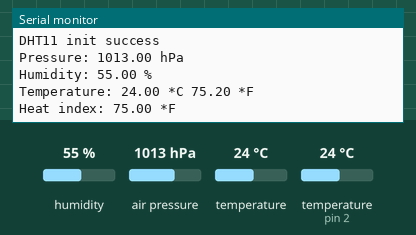
A sketch run on a simulated Arduino Uno, built with avr-gcc and run on an emulated ATmega328P. Parts: the last lines printed to the serial monitor. The test bench sets the inputs (shaded band); at power-on: humidity 55 %, air pressure 1013 hPa, temperature (sensor on pin 2) 24 °C, temperature 24 °C.

Above: at 6.0 s.
6.1 s: humidity set to 22 %
At 10.3 s:
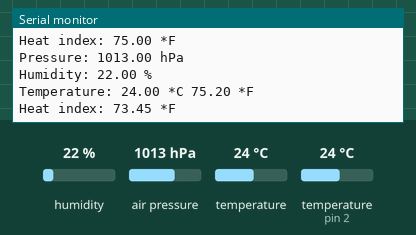
10.5 s: air pressure set to 952 hPa
14.9 s: temperature (sensor on pin 2) set to 12 °C
At 19.2 s:
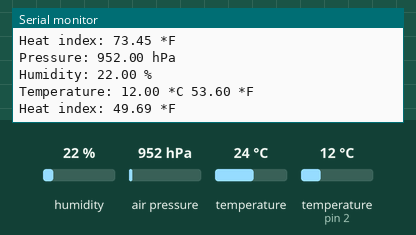
19.3 s: air pressure set to 975 hPa
23.7 s: humidity set to 40 %
At 26.5 s:
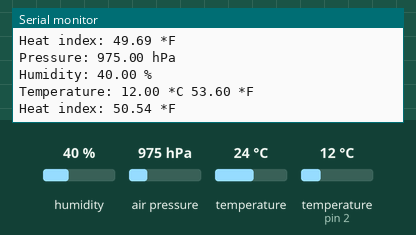
Timing chart, 0 to 28.0 s (numbered marks = the images above; inputs shaded):
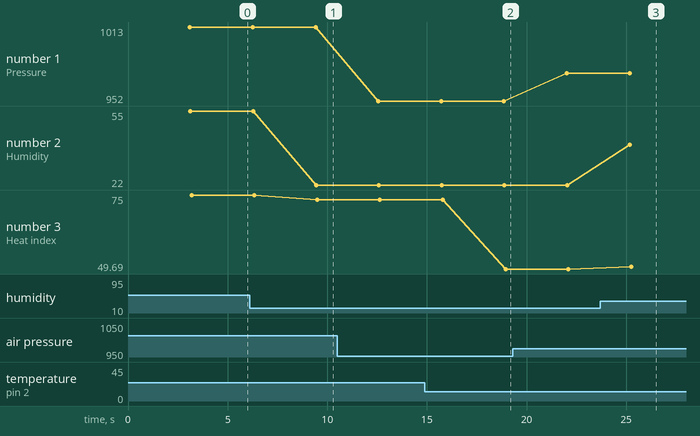

Measured:
- after the input at 6.1 s, the serial monitor: prints a new line after 3.3 s (image 1)
- after the input at 14.9 s, the serial monitor: prints a new line after 4.0 s (image 2)
- after the input at 23.7 s, the serial monitor: prints a new line after 1.5 s (image 3)
- plotted number 1: 1013 → 952 after the input at 10.5 s, 952 → 975 after the input at 19.3 s
- plotted number 2: 55 → 22 after the input at 6.1 s, 22 → 40 after the input at 23.7 s
- plotted number 3: 75 → 73.45 after the input at 6.1 s, 73.45 → 49.69 after the input at 14.9 s, 49.69 → 50.54 after the input at 23.7 s

The sketch:

1._drone_weather_station.ino
```cpp
#include "DHT.h"
#include <Wire.h>
#include <SFE_BMP180.h>

#define DHTPIN 2
#define DHTTYPE DHT11

DHT dht(DHTPIN, DHTTYPE);
SFE_BMP180 bmp180;

void setup() {
  Serial.begin(9600);
  Serial.println("Initializing..");

  dht.begin();

  bool success = bmp180.begin();
  if (success) {
    Serial.println("BMP180 init success");
    Serial.println("DHT11 init success");
  } else {
    Serial.println("BMP180 init failed");
  }
}

void loop() {
  Serial.flush();
  delay(2000);

  // Reading temperature or humidity from DHT11
  float h = dht.readHumidity();
  float t = dht.readTemperature();         // Celsius
  float f = dht.readTemperature(true);     // Fahrenheit

  if (isnan(h) || isnan(t) || isnan(f)) {
    Serial.println("Failed to read from DHT sensor!");
    return;
  }

  // Compute heat index in Fahrenheit
  float hi = dht.computeHeatIndex(f, h);

  char status;
  double T, P;

  // Reading temperature and pressure from BMP180
  status = bmp180.startTemperature();
  if (status != 0) {
    delay(1000);
    status = bmp180.getTemperature(T);

    if (status != 0) {
      status = bmp180.startPressure(3);

      if (status != 0) {
        delay(status);
        status = bmp180.getPressure(P, T);

        if (status != 0) {
          Serial.print("Pressure: ");
          Serial.print(P);
          Serial.println(" hPa");
        } else {
          Serial.println("Failed to get pressure");
        }
      } else {
        Serial.println("Failed to start pressure reading");
      }
    } else {
      Serial.println("Failed to get temperature from BMP180");
    }
  } else {
    Serial.println("Failed to start temperature reading from BMP180");
  }

  // Display results from DHT11
  Serial.print("Humidity: ");
  Serial.print(h);
  Serial.println(" %	");

  Serial.print("Temperature: ");
  Serial.print(t);
  Serial.print(" *C ");
  Serial.print(f);
  Serial.println(" *F	");

  Serial.print("Heat index: ");
  Serial.print(hi);
  Serial.println(" *F");
}
```

2._temperature_sensor.ino
```cpp
#include <avr/io.h>
#include <util/delay.h>


#define Temp_h 0x41
#define Temp_l 0x42
#define config 0x1A
#define smprt 0x19
#define pwr_man 0x6B

#define START 0x08
#define REP_START 0x10
#define SLA_R 0xD1
#define SLA_W 0xD0

int16_t  temp = 0, desired_temp = 0;
unsigned char data = 0;
bool err = false;

void  error(){
// { Serial.println(TWSR, HEX);
  err = true;
  TWCR |= (1 << TWINT) | (1 << TWEN) | (1 << TWSTO);
  Serial.println("error");
}

void i2c_start(void)
{
  TWCR = (1 << TWINT) | (1 << TWSTA) | (1 << TWEN);
  while ((TWCR & (1 << TWINT)) == 0);
  //  Serial.println(TWSR, HEX);//11
  if ((TWSR & 0xF8) != START) error();
  // Serial.println("start");
}

void i2c_rep_start(void)
{
  TWCR = (1 << TWINT) | (1 << TWSTA) | (1 << TWEN);
  while ((TWCR & (1 << TWINT)) == 0);
  //  Serial.println(TWSR, HEX);//0x10
  if ((TWSR & 0xF0) != REP_START) error();
  // Serial.println("repeated start");
}

void mpu_write_add(unsigned char slave_add)
{
  TWDR = slave_add; // SLA+W
  TWCR = (1 << TWINT) | (1 << TWEN);
  while ((TWCR & (1 << TWINT)) == 0);
  //  Serial.println(TWSR, HEX);
  if ((TWSR & 0xF8) != 0x18 ) error();
  delay(50);
  // Serial.println("mpu add + write");
}

void mpu_read_add(unsigned char slave_add)
{
  TWDR = slave_add; // SLA+W
  TWCR = (1 << TWINT) | (1 << TWEN);
  while ((TWCR & (1 << TWINT)) == 0);
  //  Serial.println(TWSR, HEX);
  if ((TWSR & 0xF0) != 0x40 ) error();
  delay(50);
  // Serial.println("mpu add + read");
}

void rgst_write_add(unsigned char rgstr)
{
  TWDR = rgstr; // Register address
  TWCR = (1 << TWINT) | (1 << TWEN);
  while ((TWCR & (1 << TWINT)) == 0);
  //  Serial.println(TWSR, HEX); //0x20
  if ((TWSR & 0xF0) != 0x20) error();
  delay(50);
    // Serial.println("write register add");
}

void rgst_write_data(unsigned char value)
{
  TWDR = value; // Register value
  TWCR = (1 << TWINT) | (1 << TWEN);
  while ((TWCR & (1 << TWINT)) == 0);
  //  Serial.println(TWSR, HEX); //0x20
  if ((TWSR & 0xF8) != 0x28) error();
  delay(50);
    Serial.println("write register data");
}


int burst_read() {

  TWCR |= (1 << TWINT) | (1 << TWEN) | (1<<TWEA);
  while ((TWCR & (1 << TWINT)) == 0);
    // Serial.println(TWSR, HEX);
  if ((TWSR & 0xF8) != 0x50)error();
    // Serial.println("burst_read");
     delay(100);
  return TWDR;
}

int single_read() {

  TWCR |= (1 << TWINT) | (1 << TWEN);
  while ((TWCR & (1 << TWINT)) == 0);
    // Serial.println(TWSR, HEX);
  if ((TWSR & 0xF8) != 0x58)error();
    // Serial.println("single data");
     delay(100);
     return TWDR;
}


void i2c_stop(void)
{
  TWCR |= (1 << TWINT) | (1 << TWEN) | (1 << TWSTO);
  // Serial.println("stop");
}

void i2c_init(void)
{
  TWSR |= 0x00;  //TWPS = 00
  TWBR = 72;
  TWCR |= (1 << TWEN);
  // Serial.println("init");
}

int register_read(uint8_t reg_add){
  i2c_start();
  mpu_write_add(SLA_W);
  rgst_write_add(reg_add);
  i2c_rep_start();
  mpu_read_add(SLA_R);
  data = single_read();
  i2c_stop();
     delay(100);
  return data;
}

int register_write(uint8_t reg_add, uint8_t value){
  i2c_start();
  mpu_write_add(SLA_W);
  rgst_write_add(reg_add);
  rgst_write_data(value);
  i2c_stop();
     delay(100);
}

int main(void)
{
  init();
  Serial.begin(115200);
  i2c_init();
  register_write(config,0x00);
  register_write(pwr_man,0x00);
  register_write(smprt,0x00);

   while(1){

     temp = register_read(Temp_l);
     temp = temp|(register_read(Temp_h)<<8);
     temp = (temp/340)+36.53;
     Serial.print("actual temp:");
     Serial.print(temp);

     if(Serial.available()){
        desired_temp = Serial.parseInt();
      }
      Serial.print("  ");
      Serial.print("desired temp:");

      Serial.print(desired_temp);
      if(desired_temp == 0){
         Serial.print("  ");
         Serial.println("enter temp:");
      }
      else if (temp < desired_temp){
         Serial.print("  ");
        Serial.println("heater on");
      }
      else if(temp > desired_temp){
               Serial.print("  ");
              Serial.println("fan on");
      }
      else{
        Serial.print("  ");
        Serial.println("temp reached");

      }


    }


}
```
